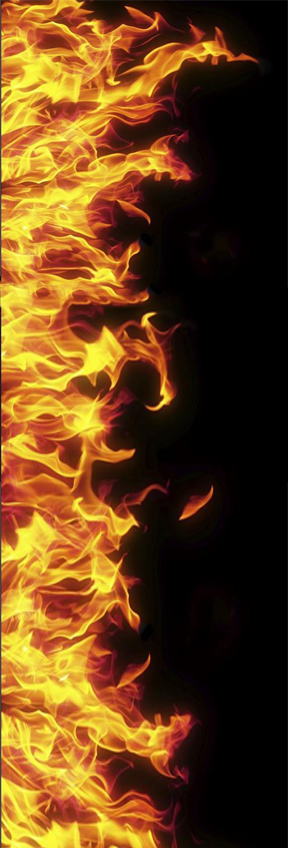
#> input picture resources/Feuer.bmp, 288 x 848 px
$ python pixelate.py resources/Feuer.bmp
#> lines starting #> are read from the running program, lines starting #| are printed output that depends on the picture
#!/usr/bin/python3

import sys
from PIL import Image

if len(sys.argv) < 2:
    print("%s imagefile" % sys.argv[0])
    sys.exit(1)

in_name = sys.argv[1]
pos_dot = in_name.rfind('.')
if pos_dot != -1:
    out_name = in_name[0:pos_dot]
else:
    out_name = in_name
out_name = out_name[0:7] + ".pix"

try:
    im = Image.open(in_name)
#> im is the input picture: PIL image 288x848 RGB; mean R, G, B 105.3, 66.2, 23.3
    if im.width >= 2**16:
        print("Image too wide!")
        sys.exit(1)

    if im.height != 288:
        print("Height is not 288, resizing...")
        im = im.resize((im.width, 288))
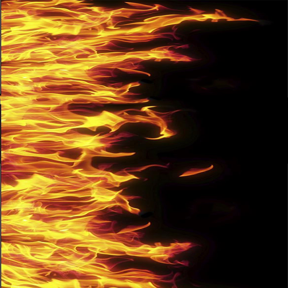
#> im: PIL image 288x288 RGB; mean R, G, B 105.3, 66.2, 23.3

    im = im.convert('RGB')
    with open(out_name, "wb") as pix_file:
        pix_file.write(im.width.to_bytes(2, byteorder='little'))
        pix_file.write(b"\x00" * 1022)
        for col in range(0, im.width):
            for row in range(0, 288):
                r, g, b = im.getpixel((col, 288 - row - 1)) # flip
                pix_file.write(r.to_bytes(1, byteorder='little'))
                pix_file.write(g.to_bytes(1, byteorder='little'))
                pix_file.write(b.to_bytes(1, byteorder='little'))
            pix_file.write(b"\x00" * (1024 - 288 * 3))
except IOError as e:
    print(e)
    sys.exit(1)

$ run again, on resources/Test1.bmp
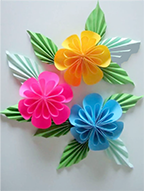
#> input picture resources/Test1.bmp, 144 x 191 px
#> im is the input picture: PIL image 144x191 RGB; mean R, G, B 168.6, 165.3, 161.6
#> `im = im.resize((im.width, 288))`:
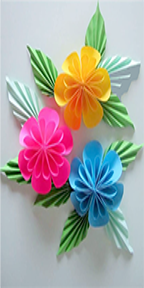
#> im: PIL image 144x288 RGB; mean R, G, B 168.6, 165.3, 161.6

$ run again, on resources/purple.bmp
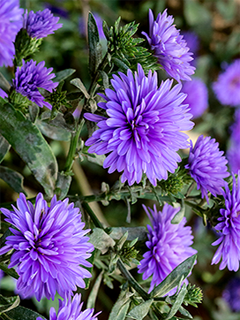
#> input picture resources/purple.bmp, 240 x 320 px
#> im is the input picture: PIL image 240x320 RGB; mean R, G, B 99.3, 86.1, 119.1
#> `im = im.resize((im.width, 288))`:
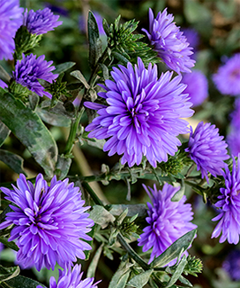
#> im: PIL image 240x288 RGB; mean R, G, B 99.3, 86.1, 119.1
